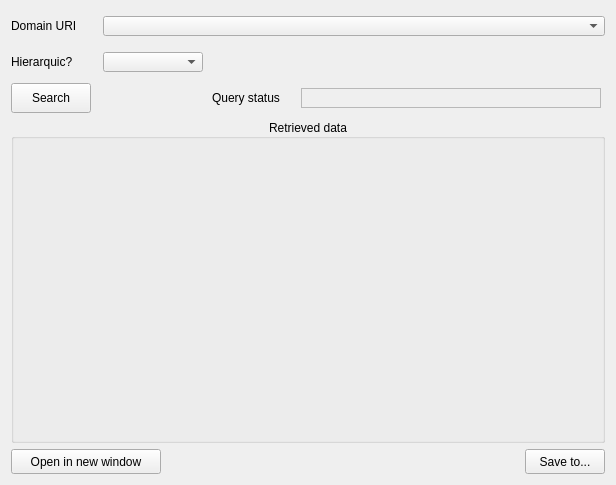
      <widget class="QWidget" name="GetDomain_tab">
       <property name="minimumSize">
        <size>
         <width>500</width>
         <height>485</height>
        </size>
       </property>
       <attribute name="title">
        <string>Get a Domain</string>
       </attribute>
       <attribute name="toolTip">
        <string>&lt;html&gt;&lt;head/&gt;&lt;body&gt;&lt;p&gt;Get an entire domain from bSDD, based on the informed URI. User can choose if the output will be given in an hierarquic tree or as plain (i.e., same level) list. It performs the method &amp;quot;&lt;span style=&quot; font-weight:700;&quot;&gt;/api/Domain/v2/Classifications&lt;/span&gt;&amp;quot;&lt;/p&gt;&lt;/body&gt;&lt;/html&gt;</string>
       </attribute>
       <layout class="QHBoxLayout" name="horizontalLayout_3">
        <item>
         <layout class="QGridLayout" name="gridLayout_2">
          <item row="0" column="0">
           <widget class="QLabel" name="GetDomain_DomainURI_label">
            <property name="sizePolicy">
             <sizepolicy hsizetype="Fixed" vsizetype="Fixed">
              <horstretch>0</horstretch>
              <verstretch>0</verstretch>
             </sizepolicy>
            </property>
            <property name="minimumSize">
             <size>
              <width>80</width>
              <height>30</height>
             </size>
            </property>
            <property name="maximumSize">
             <size>
              <width>80</width>
              <height>30</height>
             </size>
            </property>
            <property name="text">
             <string>Domain URI</string>
            </property>
           </widget>
          </item>
          <item row="0" column="1" colspan="3">
           <widget class="QComboBox" name="GetDomain_DomainURI_comboBox">
            <property name="minimumSize">
             <size>
              <width>300</width>
              <height>20</height>
             </size>
            </property>
            <property name="maximumSize">
             <size>
              <width>1800</width>
              <height>20</height>
             </size>
            </property>
           </widget>
          </item>
          <item row="1" column="0">
           <widget class="QLabel" name="GetDomain_DataStructure_label">
            <property name="sizePolicy">
             <sizepolicy hsizetype="Fixed" vsizetype="Fixed">
              <horstretch>0</horstretch>
              <verstretch>0</verstretch>
             </sizepolicy>
            </property>
            <property name="minimumSize">
             <size>
              <width>80</width>
              <height>30</height>
             </size>
            </property>
            <property name="maximumSize">
             <size>
              <width>80</width>
              <height>30</height>
             </size>
            </property>
            <property name="text">
             <string>Hierarquic?</string>
            </property>
            <property name="wordWrap">
             <bool>true</bool>
            </property>
           </widget>
          </item>
          <item row="1" column="1">
           <widget class="QComboBox" name="GetDomain_DataStructure_comboBox">
            <property name="minimumSize">
             <size>
              <width>100</width>
              <height>20</height>
             </size>
            </property>
            <property name="maximumSize">
             <size>
              <width>100</width>
              <height>20</height>
             </size>
            </property>
            <property name="maxVisibleItems">
             <number>2</number>
            </property>
            <property name="maxCount">
             <number>2</number>
            </property>
           </widget>
          </item>
          <item row="2" column="0">
           <widget class="QPushButton" name="GetDomain_Search_pushButton">
            <property name="sizePolicy">
             <sizepolicy hsizetype="Fixed" vsizetype="Fixed">
              <horstretch>0</horstretch>
              <verstretch>0</verstretch>
             </sizepolicy>
            </property>
            <property name="minimumSize">
             <size>
              <width>80</width>
              <height>30</height>
             </size>
            </property>
            <property name="maximumSize">
             <size>
              <width>80</width>
              <height>30</height>
             </size>
            </property>
            <property name="text">
             <string>Search</string>
            </property>
           </widget>
          </item>
          <item row="2" column="2">
           <widget class="QLabel" name="GetDomain_QuerryStatus_label">
            <property name="enabled">
             <bool>true</bool>
            </property>
            <property name="minimumSize">
             <size>
              <width>80</width>
              <height>30</height>
             </size>
            </property>
            <property name="maximumSize">
             <size>
              <width>80</width>
              <height>30</height>
             </size>
            </property>
            <property name="text">
             <string>Query status</string>
            </property>
           </widget>
          </item>
          <item row="2" column="3">
           <widget class="QLabel" name="GetDomain_QuerryStatusResult_label">
            <property name="minimumSize">
             <size>
              <width>300</width>
              <height>20</height>
             </size>
            </property>
            <property name="maximumSize">
             <size>
              <width>150</width>
              <height>20</height>
             </size>
            </property>
            <property name="autoFillBackground">
             <bool>false</bool>
            </property>
            <property name="styleSheet">
             <string notr="true"/>
            </property>
            <property name="frameShape">
             <enum>QFrame::StyledPanel</enum>
            </property>
            <property name="frameShadow">
             <enum>QFrame::Sunken</enum>
            </property>
            <property name="text">
             <string/>
            </property>
           </widget>
          </item>
          <item row="3" column="0" colspan="4">
           <widget class="QGroupBox" name="GetDomain_JSONViewerHolder_groupBox">
            <property name="minimumSize">
             <size>
              <width>594</width>
              <height>301</height>
             </size>
            </property>
            <property name="font">
             <font>
              <pointsize>9</pointsize>
              <bold>false</bold>
              <underline>false</underline>
             </font>
            </property>
            <property name="title">
             <string>Retrieved data</string>
            </property>
            <property name="alignment">
             <set>Qt::AlignCenter</set>
            </property>
            <layout class="QHBoxLayout" name="horizontalLayout_18">
             <property name="sizeConstraint">
              <enum>QLayout::SetDefaultConstraint</enum>
             </property>
             <item>
              <widget class="QWidget" name="GetDomain_JSONViewerHolder_widget" native="true">
               <property name="minimumSize">
                <size>
                 <width>400</width>
                 <height>250</height>
                </size>
               </property>
              </widget>
             </item>
            </layout>
           </widget>
          </item>
          <item row="4" column="0" colspan="2">
           <widget class="QPushButton" name="GetDomain_OpenInNewWindow_pushButton">
            <property name="sizePolicy">
             <sizepolicy hsizetype="Fixed" vsizetype="Fixed">
              <horstretch>0</horstretch>
              <verstretch>0</verstretch>
             </sizepolicy>
            </property>
            <property name="minimumSize">
             <size>
              <width>150</width>
              <height>25</height>
             </size>
            </property>
            <property name="maximumSize">
             <size>
              <width>150</width>
              <height>25</height>
             </size>
            </property>
            <property name="toolTip">
             <string>&lt;html&gt;&lt;head/&gt;&lt;body&gt;&lt;p&gt;Open data in new window for better visualization&lt;/p&gt;&lt;/body&gt;&lt;/html&gt;</string>
            </property>
            <property name="text">
             <string>Open in new window</string>
            </property>
           </widget>
          </item>
          <item row="4" column="3" alignment="Qt::AlignRight">
           <widget class="QPushButton" name="GetDomain_SaveTo_pushButton">
            <property name="minimumSize">
             <size>
              <width>80</width>
              <height>25</height>
             </size>
            </property>
            <property name="maximumSize">
             <size>
              <width>80</width>
              <height>25</height>
             </size>
            </property>
            <property name="text">
             <string>Save to...</string>
            </property>
           </widget>
          </item>
         </layout>
        </item>
       </layout>
      </widget>
